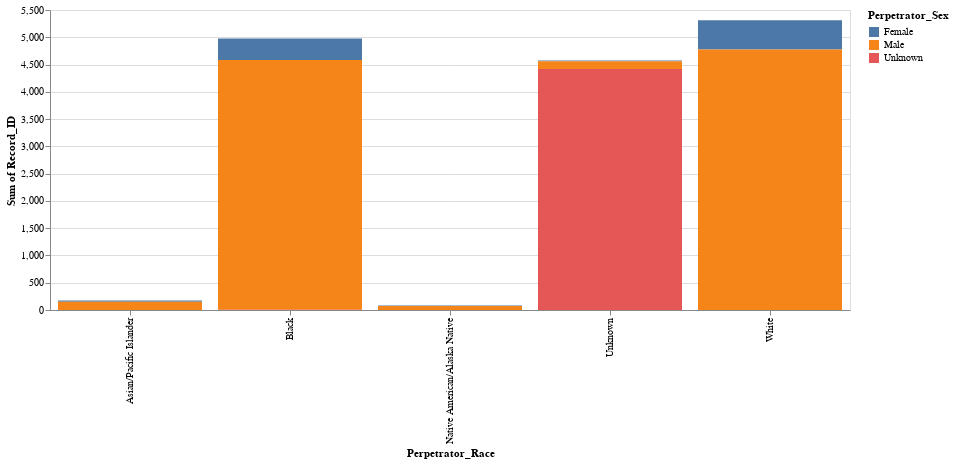

Notebook code for this chart:
### Code cell
bar

### Figure 1 — Vega-Lite specification as saved in the notebook (floating-point values rounded to 4 significant figures; data arrays with more than 128 entries replaced by an {"elided": "..."} marker saying what was removed)
{"config": {"view": {"continuousWidth": 400, "continuousHeight": 300}}, "data": {"name": "data-c2048d2412cd785201e9c2edfe522c2b"}, "mark": "bar", "encoding": {"color": {"field": "Perpetrator_Sex", "type": "nominal"}, "tooltip": [{"field": "Perpetrator_Race", "type": "nominal"}, {"field": "Perpetrator_Sex", "type": "nominal"}, {"aggregate": "sum", "field": "Record_ID", "type": "quantitative"}], "x": {"field": "Perpetrator_Race", "type": "nominal"}, "y": {"aggregate": "sum", "field": "Record_ID", "type": "quantitative"}}, "height": 300, "selection": {"selector141": {"type": "interval", "bind": "scales", "encodings": ["x", "y"]}}, "width": 800, "$schema": "https://vega.github.io/schema/vega-lite/v4.17.0.json", "datasets": {"data-c2048d2412cd785201e9c2edfe522c2b": {"elided": "328 records"}}}
